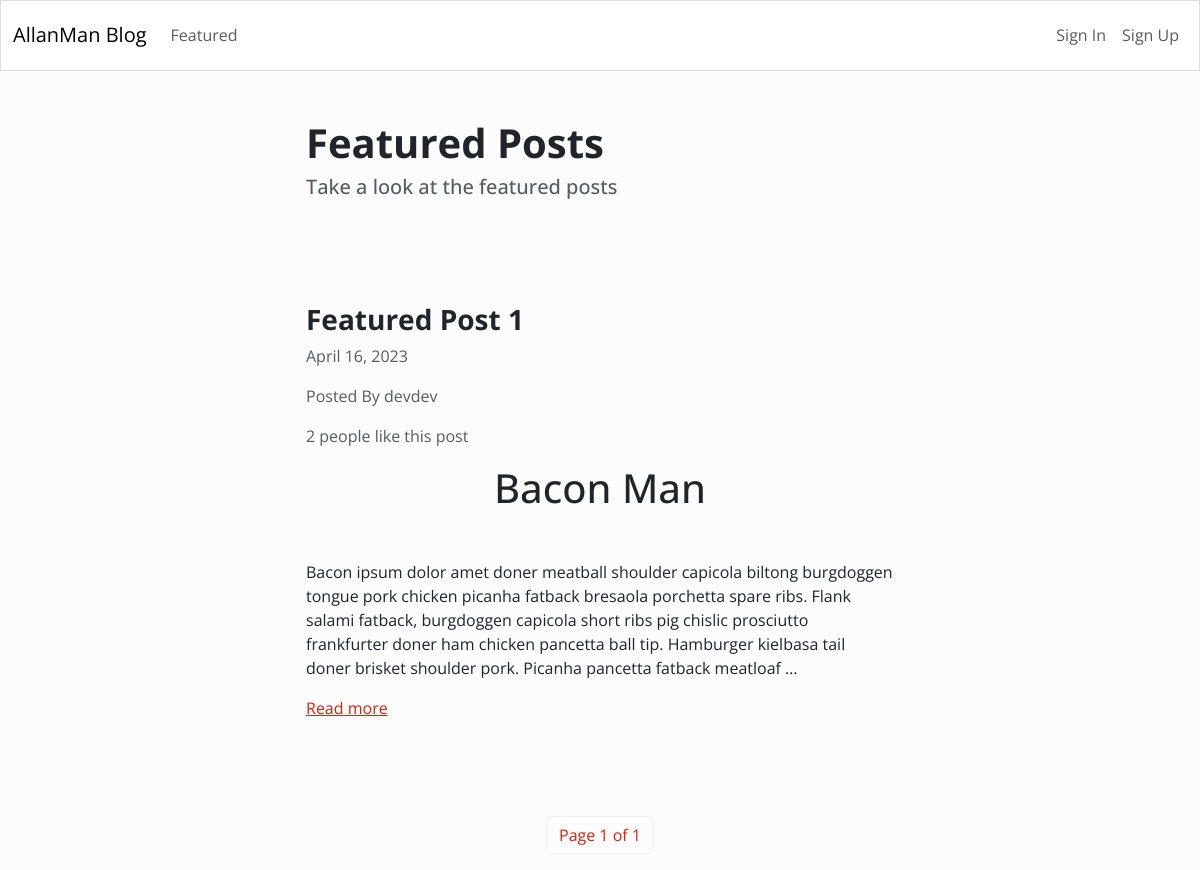
/featured/, run on the app's committed database.
### blog/models.py (models this page shows)
class Article(models.Model):
    title = models.CharField(max_length=255)
    content = HTMLField()
    date = models.DateField(auto_now_add=True)
    author = models.ForeignKey(User, on_delete=models.CASCADE)
    featured = models.BooleanField(default=False)
    likes = models.ManyToManyField(User, related_name='Likes', blank=True)

### blog/views.py (the view)
# urls.py: path('featured/', Featured.as_view(), name='featured'),
class Featured(ListView):
    model = Article
    queryset = Article.objects.filter(featured=True).order_by('-date')
    template_name = 'blog/featured.html'
    paginate_by = 1

### blog/templates/blog/featured.html (shortened to what this page needs)
{% extends 'blog/base.html' %}
    {% block content %}
        <div class="row">
            <div class="col-md-6 col-12 mx-md-auto mx-3 mt-5 mb-5">
                <h1 class="fw-bolder">Featured Posts</h1>
                <h5 class="text-muted">Take a look at the featured posts</h5>
            </div>
        </div>
        {% for object in object_list %}
        <div class="row">
            <div class="col-md-6 col-11 mx-md-auto mx-3 mt-5 mb-5">
                <h3 class="fw-bold">{{ object.title }}</h3>
                <p class="text-muted"> {{ object.date }}</p>
                <p class="text-muted">Posted By {{ object.author.username }}</p>
                {% if object.likes.count == 1 %}
                    <p class="text-muted">{{ object.likes.count }} person likes this post</p>
                {% else %}
                    <p class="text-muted">{{ object.likes.count }} people like this post</p>
                {% endif %}
                <div class="my-3">
                    {{ object.content|truncatewords_html:50|safe }}
                </div>
                <a href="{% url 'detail_article' object.id %}">Read more</a>
            </div>
        </div>
        {% endfor %}
        <nav>
            <ul class="pagination">
                <div class="mx-auto d-flex flex-row mt-5">
                    <li class="page-item">
                        <a class="page-link" href="#">Page {{ page_obj.number }} of {{ page_obj.paginator.num_pages }}</a>
                    </li>
                </div>
            </ul>
        </nav>
    {% endblock content %}

### blog/templates/blog/base.html (shortened to what this page needs)
<!DOCTYPE html>
<html lang="en">
<head>
    <link rel="stylesheet" href="https://bootswatch.com/5/simplex/bootstrap.min.css">
</head>
<body>
    {% include 'blog/nav.html' %}
    {% block content %}
    {% endblock content %}
</body>
</html>

### blog/templates/blog/nav.html (shortened to what this page needs)
<nav class="navbar navbar-expand-lg navbar-light bg-light">
  <div class="container-fluid">
    <a class="navbar-brand" href="{% url 'index' %}">AllanMan Blog</a>
    <div class="collapse navbar-collapse" id="navbarText">
      <ul class="navbar-nav me-auto mb-2 mb-lg-0">
        <li class="nav-item">
          <a class="nav-link" aria-current="page" href="{% url 'featured' %}">Featured</a>
        </li>
      </ul>
      <ul class="navbar-nav">
          {% if request.user.is_authenticated %}
            <li class="nav-item">
              <a class="nav-link" aria-current="page" href="{% url 'logout' %}">Sign Out</a>
          </li>
        {% else %}
          <li class="nav-item">
              <a class="nav-link" aria-current="page" href="{% url 'login' %}">Sign In</a>
          </li>
          <li class="nav-item">
              <a class="nav-link" aria-current="page" href="{% url 'register' %}">Sign Up</a>
          </li>
        {% endif %}
      </ul>
    </div>
  </div>
</nav>

### data on the page
Article: title "Featured Post 1", date "April 16, 2023", author.username "devdev", likes.count "2", content "Bacon Man Bacon ipsum dolor amet doner meatball shoulder capicola biltong burgdoggen tongue pork chicken picanha fatback bresaola porchetta spare ribs. Flank salami fatback, burgdoggen capicola short ribs pig chislic prosciutto frankfurter doner ham chicken pancetta ball tip. Hamburger kielbasa tail doner brisket shoulder pork. Picanha pancetta fatback meatloaf …"

### other printed values
{{ page_obj.number }} "1"
{{ page_obj.paginator.num_pages }} "1"
